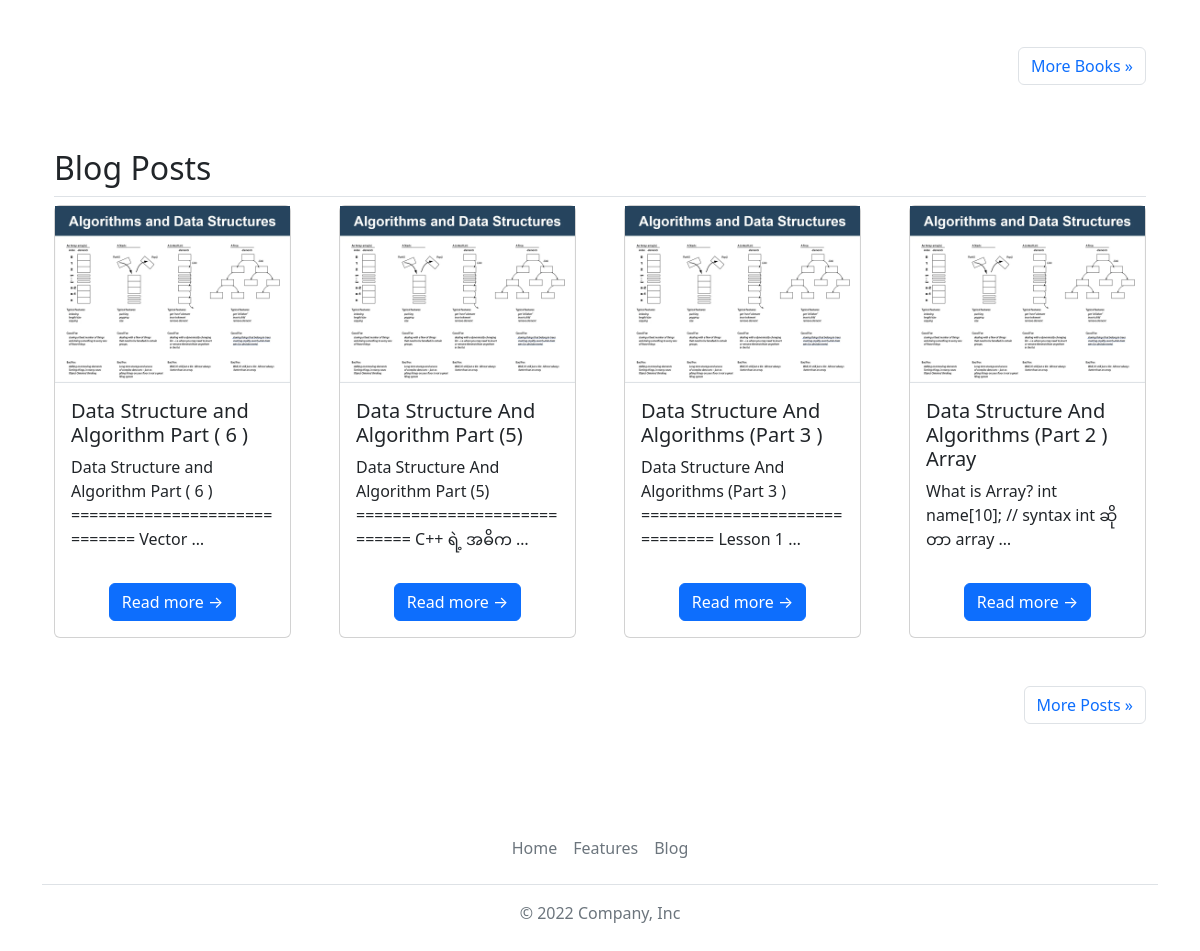
/ (lower part), run on an earlier commit of the app's database.
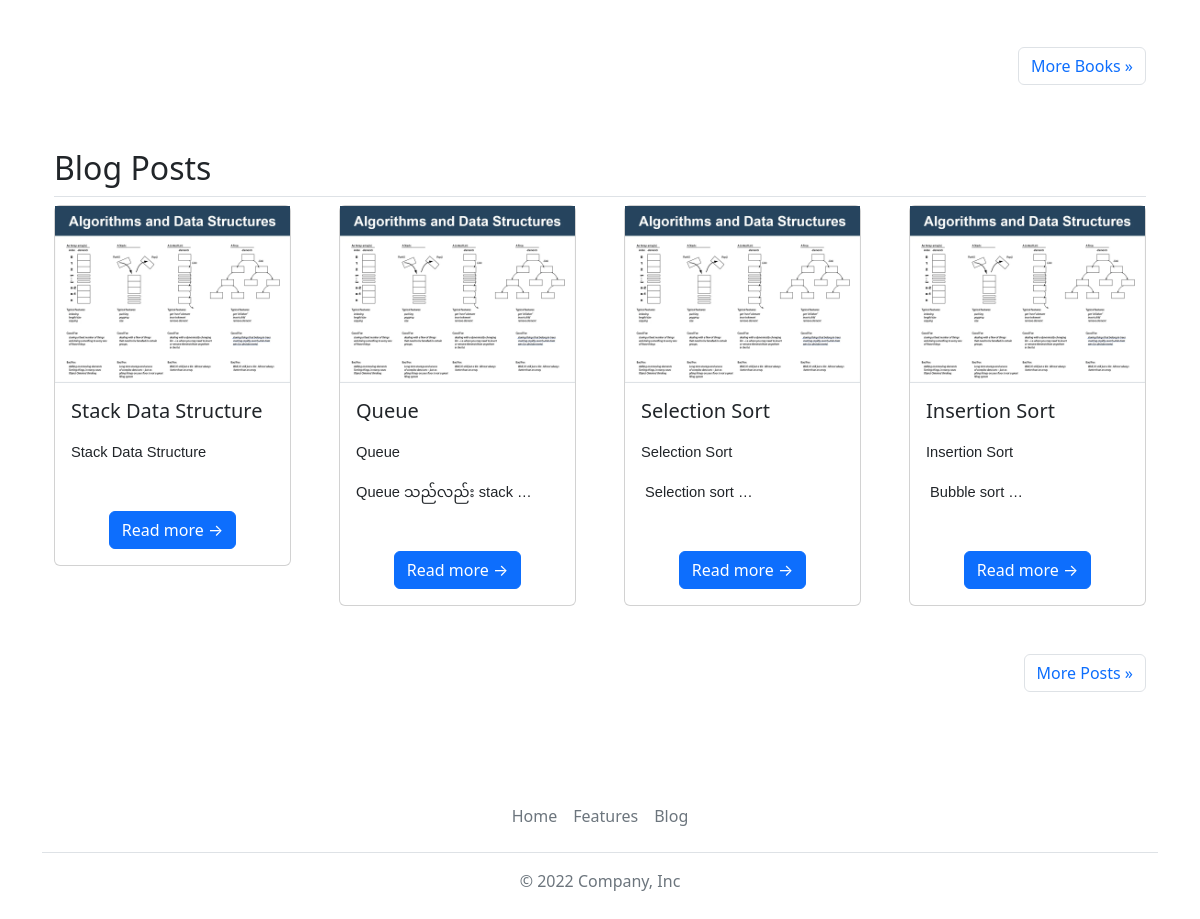
And on a later commit of the database.
### blog/models.py (models this page shows, shortened)
class Blog(models.Model):
	STATUS_CHOICE = (
		(0, "Draft"),
		(1, "Public"),
	)
	title = models.CharField(max_length=254)
	user = models.ForeignKey(User, on_delete=models.CASCADE)
	slug = models.SlugField()
	body = RichTextUploadingField(blank=True)
	created_date = models.DateTimeField(default=timezone.now)
	edited_date = models.DateTimeField(auto_now_add=True)
	tags = models.ManyToManyField(Tag, blank=True)
	image = models.ImageField(upload_to=None, null=True, blank=True)
	status = models.IntegerField(choices=STATUS_CHOICE, default=0)

### book/views.py (the view)
# urls.py: path("", views.home, name="home"),
def home(request):
	books = Book.objects.all()[:12]
	lastbook = Book.objects.all().order_by('-created_date')
	blogs = Blog.objects.all().order_by('-created_date')[:4]
	context = {
		"books": books,
		"lastbook": lastbook,
		"get_tags": Tag.objects.all(),
		"blogs": blogs,
	}
	return render(request, "book/home.html", context)

### templates/book/home.html (shortened to what this page needs)
{% extends 'base.html' %}
{% load static %}
{% block content %}
	<div class="container px-4 py-5" id="custom-cards">
	    <div class="row content g-5">
            <nav aria-label="Page navigation example">
              <ul class="pagination justify-content-end">
                <li class="page-item">
                  <a class="page-link" href="{% url 'book:explorer' %}">More Books<span aria-hidden="true">  &raquo;</span></a>
                </li>
              </ul>
            </nav>
	    </div>
	    <h2 class="pb-2 border-bottom mt-5">Blog Posts</h2>
	    <div class="row content g-5">
	    	{% for post in blogs %}
	    	<div class="col-12 col-md-6 col-lg-3">
	    		<div class="card" style="width: ;">
				    <img src="{{ post.image.url }}" class="w-100 border-bottom" alt="{{ post.title }}">
				    <div class="card-body">
				        <h5 class="card-title">{{ post.title }}</h5>
				        <p class="card-text">{{ post.body |truncatewords:"10" |safe }}</p>
				    </div>
				    <div class="card-body text-center">
				        <a class="btn btn-primary" href="{% url 'blog:detail' post.slug %}">Read more →</a>
				    </div>
				</div>
	    	</div>
	    	{% endfor %}
            <nav aria-label="Page navigation example">
              <ul class="pagination justify-content-end">
                <li class="page-item">
                  <a class="page-link" href="{% url 'blog:posts' %}">More Posts<span aria-hidden="true">  &raquo;</span></a>
                </li>
              </ul>
            </nav>
	    </div>
	</div>
{% endblock %}

What changed in the data, as far as the page shows it:
no longer on this page (row edited): Blog: image (picture), title "Data Structure and Algorithm Part ( 6 )", body "Data Structure and Algorithm Part ( 6 ) ============================= Vector …"
no longer on this page (row edited): Blog: image (picture), title "Data Structure And Algorithm Part (5)", body "Data Structure And Algorithm Part (5) ============================ C++ ရဲ့ အဓိက …"
no longer on this page (row edited): Blog: image (picture), title "Data Structure And Algorithms (Part 3 )", body "Data Structure And Algorithms (Part 3 ) ============================== Lesson 1 …"
no longer on this page (row edited): Blog: image (picture), title "Data Structure And Algorithms (Part 2 ) Array", body "What is Array? int name[10]; // syntax int ဆိုတာ array …"
added Blog: image (picture), title "Stack Data Structure", body "Stack Data Structure"
added Blog: image (picture), title "Queue", body "Queue Queue သည်လည်း stack …"
added Blog: image (picture), title "Selection Sort", body "Selection Sort Selection sort …"
added Blog: image (picture), title "Insertion Sort", body "Insertion Sort Bubble sort …"
